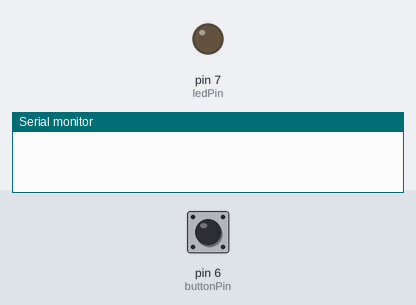
Simulated run of this sketch. Board: Arduino Uno, built with avr-gcc and run on an emulated ATmega328P. Parts: output pins drawn as LEDs (lit = HIGH), the last lines printed to the serial monitor. The inputs (shaded band) are chosen by the test bench; at power-on: pin 6 (buttonPin) HIGH.

Above: at 1.2 s.
1.3 s: pin 6 (buttonPin) pulled LOW for 1 s
At 1.7 s:
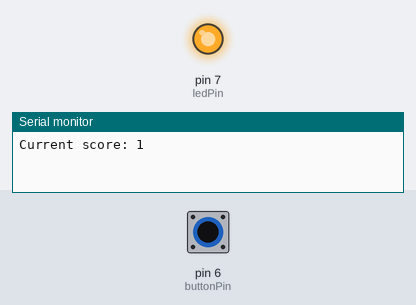
3.8 s: pin 6 (buttonPin) pulled LOW for 3.2 s
At 8.4 s:
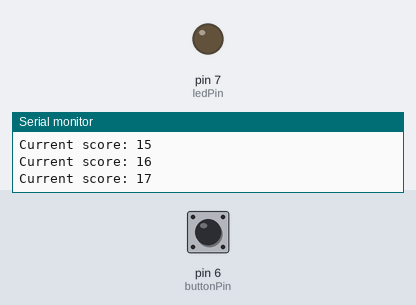
Timing chart, 0 to 9.9 s (numbered marks = the images above; inputs shaded):
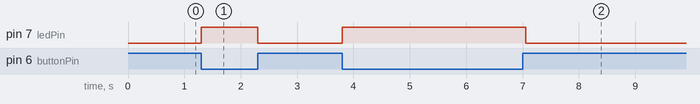

The sketch:

button.ino
```cpp
//www.elegoo.com
//2016.12.08

int ledPin = 7;
int buttonPin = 6;
int count = 0;

void setup()
{
  pinMode(ledPin, OUTPUT);
  pinMode(buttonPin, INPUT_PULLUP);
  Serial.begin(9600);
}

void loop()
{
  if (digitalRead(buttonPin) == LOW)
  {
    digitalWrite(ledPin, HIGH);
    delay(250);
    digitalWrite(ledPin, LOW);
    count++;
    Serial.print("Current score: ");
    Serial.println(count);
  }
}
```

Measured:
- after the input at 1.3 s, pin 7 (ledPin): LOW → HIGH at once, → LOW 1.0 s later
- after the input at 3.8 s, pin 7 (ledPin): LOW → HIGH at once, → LOW 3.3 s later
